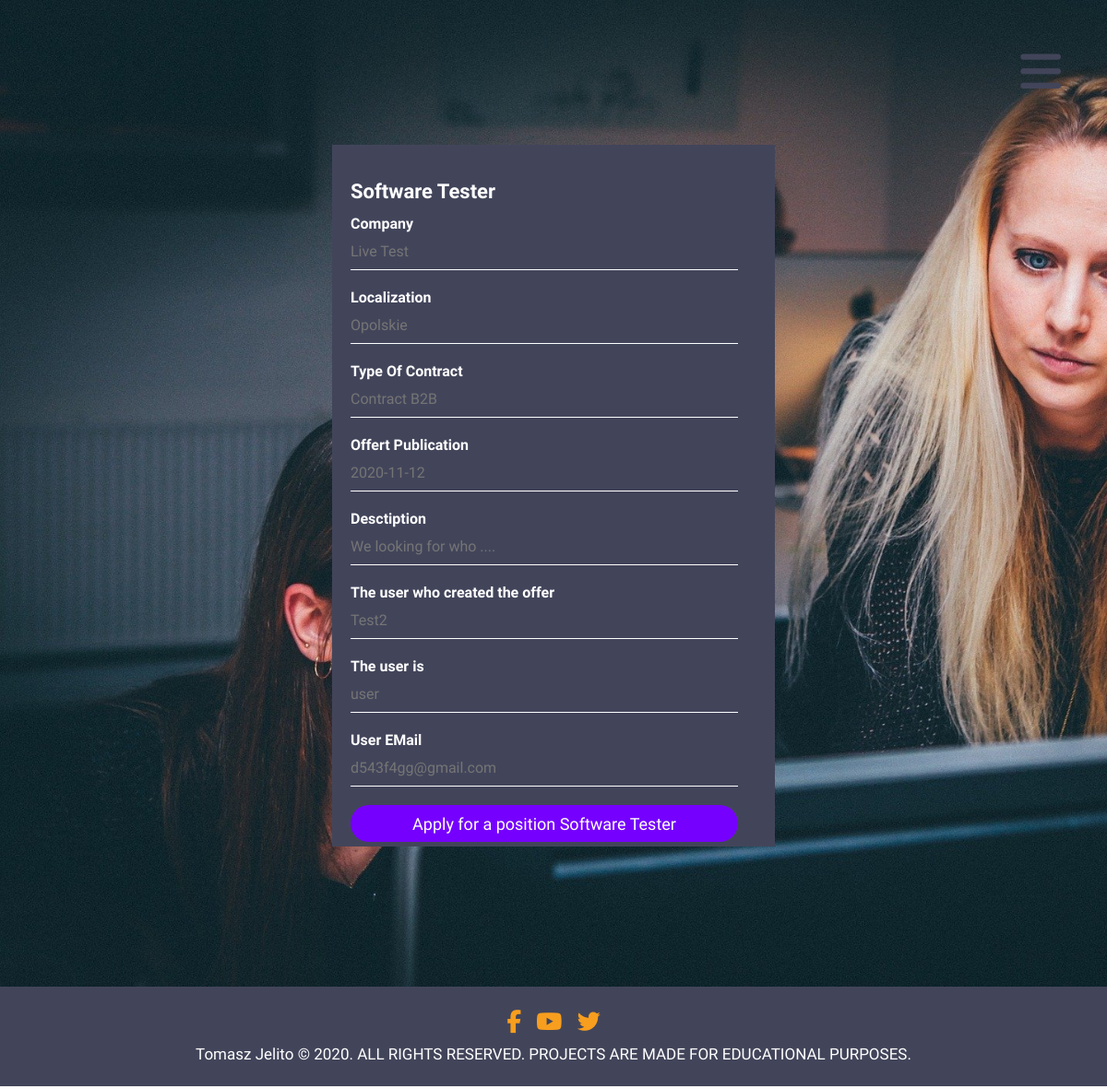
The page /singupenlargement/offertwatch.php?idOffert=63 on the database its author committed.
### tables this page shows
CREATE TABLE `offers` (
  `offersID` int(11) NOT NULL,
  `name` varchar(50) DEFAULT NULL,
  `company` varchar(50) DEFAULT NULL,
  `localization` varchar(50) DEFAULT NULL,
  `typeofcontract` varchar(50) DEFAULT NULL,
  `offerpublication` date DEFAULT NULL,
  `description` varchar(200) DEFAULT NULL,
  `usersID` int(11) DEFAULT NULL
);

CREATE TABLE `users` (
  `usersID` int(11) NOT NULL,
  `username` varchar(50) NOT NULL,
  `email` varchar(50) NOT NULL,
  `password` varchar(50) NOT NULL,
  `creationdate` datetime NOT NULL,
  `codeactivate` int(11) NOT NULL,
  `typeofuser` set('recruiter','user') DEFAULT 'user',
  `creationdatecodeactivate` datetime DEFAULT NULL,
  `codeconfirmation` tinyint(1) NOT NULL DEFAULT 0
);

### singupenlargement/offertwatch.php (the view, shortened to what this page needs)
<!DOCTYPE html>
<html lang="en">
<head>
    <link rel="stylesheet" href="/style/styleenlargement.css">
</head>
<body>
    <div class="hamburger">
        <i class="fas fa-bars"></i>
    </div>
    <div class="container">
        <div class="menu">
            <ul>
            </ul>
        </div>
        <header>
        <div class="banner">
            <div class="loginbox">
            <?php
            if (isset($_GET["idOffert"]))
            {
                if (!empty($_GET["idOffert"]))
                {
                    $servername = "localhost";
                    $username = "username";
                    $password = "password";
                    $dbname = "myDB";
                    $idOfferts=$_GET["idOffert"];
                    $conn = new mysqli($servername, $username, $password, $dbname);
                    $sql = "SELECT name, company,localization,typeofcontract,offerpublication,description,usersID FROM offers WHERE offersID='" .$idOfferts."'";
                    $result = $conn->query($sql);
                    if ($result->num_rows > 0)
                    {
                        while($row = $result->fetch_assoc())
                        {
                            $name=$row["name"];
                            $company=$row["company"];
                            $localization=$row["localization"];
                            $typeofcontract=$row["typeofcontract"];
                            $offerpublication=$row["offerpublication"];
                            $description=$row["description"];
                            $usersID=$row["usersID"];
                            $sql = "SELECT email FROM users WHERE usersID='" .$usersID."'";
                            $result = $conn->query($sql);
                            if ($result->num_rows > 0)
                            {
                                while($row = $result->fetch_assoc())
                                {
                                    $emailOfferts=$row["email"];
                                }
                            }
                            echo '<h1>'.$name.'</h1>';
                            echo '<form class="offet_creator" action="mailto:'.$emailOfferts.'">';
                            echo '<p>Company</p>';
                            echo '<input type="text" disabled="disabled" name="nameofferts" placeholder="'.$company.'">';
                            echo '<p>Localization</p>';
                            echo '<input type="text" disabled="disabled" name="companyofferts" placeholder="'.$localization.'">';
                            echo '<p>Type Of Contract</p>';
                            echo '<input type="text" disabled="disabled" name="descriptionofferts" placeholder="'.$typeofcontract.'">';
                            echo '<p>Offert Publication</p>';
                            echo '<input type="text" disabled="disabled" name="descriptionofferts" placeholder="'.$offerpublication.'">';
                            echo '<p>Desctiption</p>';
                            echo '<input type="text" disabled="disabled" name="descriptionofferts" placeholder="'.$description.'">';
                            $sql = "SELECT username, email,typeofuser FROM users WHERE usersID='" .$usersID."'";
                            $result = $conn->query($sql);
                            if ($result->num_rows > 0)
                            {
                                while($row = $result->fetch_assoc())
                                {
                                    $usernameOfferts=$row["username"];
                                    $typeofuserOfferts=$row["typeofuser"];
                                    echo '<p>The user who created the offer</p>';
                                    echo '<input type="text" disabled="disabled" name="descriptionofferts" placeholder="'.$usernameOfferts.'">';
                                    echo '<p>The user is</p>';
                                    echo '<input type="text" disabled="disabled" name="descriptionofferts" placeholder="'.$typeofuserOfferts.'">';
                                    echo '<p>User EMail</p>';
                                    echo '<input type="text" disabled="disabled" name="descriptionofferts" placeholder="'.$emailOfferts.'">';
                                    echo '<input type="submit" value="Apply for a position '.$name.'">';
                                }
                            }
                        }
                    }
                }
            }
            ?>
            </form>
            </div>
        </div>
        </header>
        <footer>
            <div class="footer-obj" >
                <div class="footer-icons">
                    <a class="icon-fb" href="#">
                        <i class="fab fa-facebook-f"></i>
                    </a>
                    <a class="icon-yt" href="#">
                        <i class="fab fa-youtube"></i>
                    </a>
                    <a class="icon-tw" href="#">
                        <i class="fab fa-twitter"></i>
                    </a>
                </div>
                <p> Tomasz Jelito © 2020. ALL RIGHTS RESERVED. PROJECTS ARE MADE FOR EDUCATIONAL PURPOSES.</p>
            </div>
        </footer>
    </div>
</body>
</html>

### style/styleenlargement.css (style rules this page uses)
* { margin: 0; padding:0; }
.container { background-color: #42455a; }
header { height: 90vh; width: 100%; background-size: cover; background-image: url('../image/background.jpg'); position: relative; }
footer { padding: 25px 0; text-align: center; color: white; }
.menu ul { display: inline-flex; margin: 50px; font-size: 20px; }
.banner { width: 40%; top:20%; right: 50%; transform:translatex(50%); position: absolute; }
.footer-icons { margin-bottom: 10px; }
.footer-icons a { padding: 5px; font-size:25px; text-decoration: none; color:#F89E1E; }
footer p { font-size: 17px; font-family: 'Yanone Kaffeesatz'; }
.hamburger { display: none; }
.loginbox { overflow: scroll; width: 100%; height: 30%; background: #42455a; color: #fff; top: 20%; left: 50%; position: absolute; transform: translate(-50%,-7.5%); box-sizing: border-box; padding: 32vh 20px; }
.loginbox p { margin: 0; padding: 0; font-weight: bold; font-family: 'Yanone Kaffeesatz'; }
.loginbox input { width: 35vw; margin-bottom: 20px; font-family: 'Yanone Kaffeesatz'; }
.loginbox input[type="text"], input[type="password"] { border: none; border-bottom: 1px solid #fff; background: transparent; outline: none; height: 40px; color: #fff; font-size: 16px; }
.loginbox input[type="submit"] { border: none; outline: none; height: 40px; background: #7600fd; color: #fff; font-size: 18px; border-radius: 20px; }
h1 { margin: 0; padding: 0 0 20px; text-align: left; font-size: 22px; position: absolute; top: 5%; font-family: 'Yanone Kaffeesatz'; }
.offet_creator { position: absolute; top: 10%; height: 30%; }
@media (max-width:1200px) { .menu { transform: translatex(-100%); width: 100%; height: 100vh; background-color:black; position: fixed; top: 0; left: 0; z-index: 1; transition:.3s linear; } }
@media (max-width:1200px) { ul { width: 100%; height: 100vh; display: flex; flex-direction: column; align-items: center; justify-content: center; } }
@media (max-width:1200px) { .hamburger { display: block; position: fixed; top: 50px; right: 50px; z-index: 5; color: #42455a; font-size: 50px; } }

### rows shown on the page
offers: name "Software Tester", nameofferts "Live Test", companyofferts "Opolskie", descriptionofferts "Contract B2B", descriptionofferts "2020-11-12", descriptionofferts "We looking for who ....", name "Apply for a position Software Tester"
users: descriptionofferts "Test2", descriptionofferts "user", descriptionofferts "d543f4gg@gmail.com"
